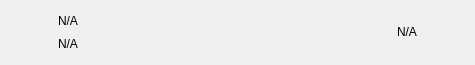
<?xml version="1.0" encoding="UTF-8"?>
<ui version="4.0">
 <class>GMRow</class>
 <widget class="QWidget" name="GMRow">
  <property name="geometry">
   <rect>
    <x>0</x>
    <y>0</y>
    <width>475</width>
    <height>65</height>
   </rect>
  </property>
  <property name="windowTitle">
   <string notr="true">N/A</string>
  </property>
  <property name="styleSheet">
   <string notr="true"/>
  </property>
  <layout class="QVBoxLayout" name="verticalLayout_2">
   <property name="spacing">
    <number>0</number>
   </property>
   <property name="leftMargin">
    <number>20</number>
   </property>
   <property name="topMargin">
    <number>0</number>
   </property>
   <property name="rightMargin">
    <number>20</number>
   </property>
   <property name="bottomMargin">
    <number>0</number>
   </property>
   <item>
    <widget class="QFrame" name="frame_2">
     <property name="styleSheet">
      <string notr="true">border:none;</string>
     </property>
     <property name="frameShape">
      <enum>QFrame::StyledPanel</enum>
     </property>
     <property name="frameShadow">
      <enum>QFrame::Raised</enum>
     </property>
     <layout class="QHBoxLayout" name="horizontalLayout">
      <property name="leftMargin">
       <number>0</number>
      </property>
      <property name="rightMargin">
       <number>0</number>
      </property>
      <item>
       <widget class="QPushButton" name="btnIcon">
        <property name="minimumSize">
         <size>
          <width>32</width>
          <height>32</height>
         </size>
        </property>
        <property name="maximumSize">
         <size>
          <width>36</width>
          <height>36</height>
         </size>
        </property>
        <property name="focusPolicy">
         <enum>Qt::NoFocus</enum>
        </property>
        <property name="text">
         <string notr="true"/>
        </property>
        <property name="iconSize">
         <size>
          <width>32</width>
          <height>32</height>
         </size>
        </property>
       </widget>
      </item>
      <item>
       <widget class="QFrame" name="frame">
        <property name="styleSheet">
         <string notr="true">border:none;padding:0px;</string>
        </property>
        <property name="frameShape">
         <enum>QFrame::StyledPanel</enum>
        </property>
        <property name="frameShadow">
         <enum>QFrame::Raised</enum>
        </property>
        <layout class="QVBoxLayout" name="verticalLayout">
         <property name="spacing">
          <number>0</number>
         </property>
         <property name="leftMargin">
          <number>0</number>
         </property>
         <property name="topMargin">
          <number>0</number>
         </property>
         <property name="rightMargin">
          <number>0</number>
         </property>
         <property name="bottomMargin">
          <number>0</number>
         </property>
         <item>
          <widget class="QLabel" name="labelName">
           <property name="text">
            <string notr="true">N/A</string>
           </property>
          </widget>
         </item>
         <item>
          <widget class="QLabel" name="labelAddress">
           <property name="text">
            <string notr="true">N/A</string>
           </property>
          </widget>
         </item>
        </layout>
       </widget>
      </item>
      <item>
       <spacer name="horizontalSpacer">
        <property name="orientation">
         <enum>Qt::Horizontal</enum>
        </property>
        <property name="sizeHint" stdset="0">
         <size>
          <width>40</width>
          <height>20</height>
         </size>
        </property>
       </spacer>
      </item>
      <item>
       <widget class="QLabel" name="labelDate">
        <property name="text">
         <string notr="true">N/A</string>
        </property>
       </widget>
      </item>
      <item>
       <widget class="QPushButton" name="pushButtonMenu">
        <property name="focusPolicy">
         <enum>Qt::NoFocus</enum>
        </property>
        <property name="styleSheet">
         <string notr="true">border:none; background-color:transparent; padding:0px;</string>
        </property>
        <property name="text">
         <string/>
        </property>
        <property name="icon">
         <iconset>
          <normaloff>:/ic-menu-hover</normaloff>:/ic-menu-hover</iconset>
        </property>
        <property name="iconSize">
         <size>
          <width>24</width>
          <height>24</height>
         </size>
        </property>
       </widget>
      </item>
     </layout>
    </widget>
   </item>
   <item>
    <widget class="QLabel" name="lblDivisory">
     <property name="minimumSize">
      <size>
       <width>0</width>
       <height>1</height>
      </size>
     </property>
     <property name="maximumSize">
      <size>
       <width>16777215</width>
       <height>1</height>
      </size>
     </property>
     <property name="text">
      <string/>
     </property>
     <property name="alignment">
      <set>Qt::AlignBottom|Qt::AlignLeading|Qt::AlignLeft</set>
     </property>
    </widget>
   </item>
  </layout>
 </widget>
 <resources/>
 <connections/>
</ui>
